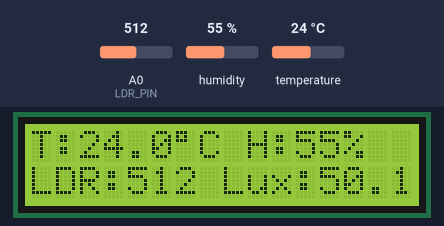
The sketch below on a simulated Arduino Uno, built with avr-gcc and run on an emulated ATmega328P. Parts: 16×2 character LCD. The inputs (shaded band) are chosen by the test bench; at power-on: humidity 55 %, A0 (LDR_PIN) = 512, temperature 24 °C. What the sketch prints to the serial monitor is not drawn.

Above: at 2.7 s.
2.8 s: humidity set to 22 %
At 4.6 s:
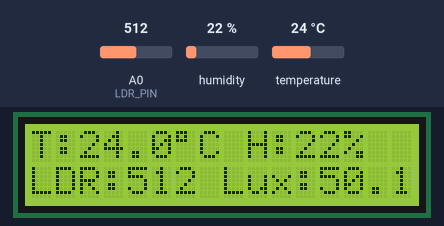
5.5 s: A0 (LDR_PIN) set to 716
At 7.2 s:
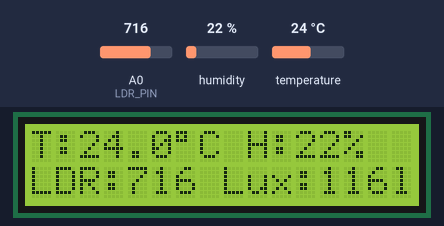
8.2 s: temperature set to 12 °C
At 11.1 s:
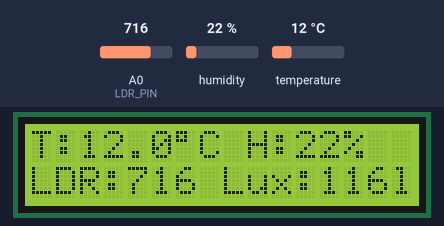
11.4 s: A0 (LDR_PIN) set to 900
At 12.5 s:
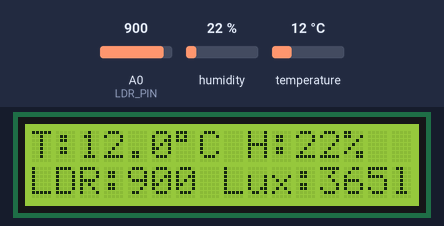
14.1 s: humidity set to 40 %
At 16.5 s:
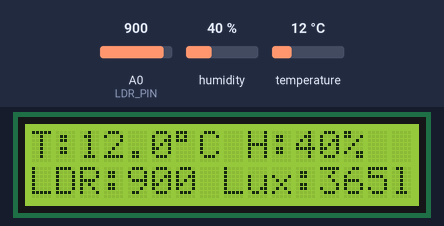
17.6 s: A0 (LDR_PIN) set to 1023
At 19.1 s:
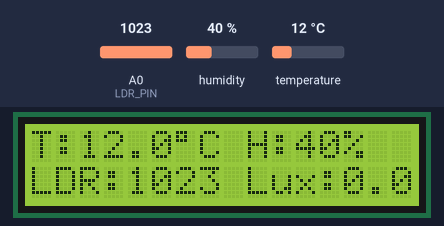
Timing chart, 0 to 20.6 s (numbered marks = the images above; inputs shaded):
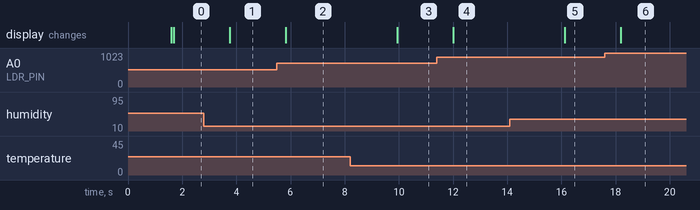

The sketch:

arduino.ino
```cpp
#include <Wire.h>
#include <LiquidCrystal_I2C.h>
#include <DHT.h>

#define DHTPIN 2
#define DHTTYPE DHT11
#define LDR_PIN A0

// Alamat default modul I2C biasanya 0x27 (atau 0x3F untuk beberapa modul)
LiquidCrystal_I2C lcd(0x27, 16, 2);
DHT dht(DHTPIN, DHTTYPE);

void setup() {
  Serial.begin(9600);
  dht.begin();

  // Inisialisasi LCD
  lcd.init();
  lcd.backlight();
  lcd.setCursor(0, 0);
  lcd.print("IoT Monitor Init");
  lcd.setCursor(0, 1);
  lcd.print("Loading sensor..");
  delay(1500);
  lcd.clear();

  Serial.println("Monitoring dimulai...");
  Serial.println("Suhu | Kelembapan | LDR | Cahaya");
}

// Konstanta konversi Lux sesuai dokumen rencana (R_FIXED = 10k ohm)
const float VCC = 5.0;
const float R_FIXED = 10000.0;
const float LUX_A = 500000.0;
const float LUX_B = 1.0;

void loop() {
  float suhu = dht.readTemperature();
  float kelembapan = dht.readHumidity();
  int nilaiLDR = analogRead(LDR_PIN);

  // Perhitungan persen cahaya untuk kompatibilitas serial
  int persenCahaya = map(nilaiLDR, 0, 1023, 0, 100);
  persenCahaya = constrain(persenCahaya, 0, 100);

  // Perhitungan Estimasi Lux (Vout -> R_LDR -> Lux = A * R_LDR^-B)
  float luxEstimate = 0.0;
  if (nilaiLDR > 0) {
    float vout = (float)nilaiLDR * VCC / 1023.0;
    if (vout > 0.001) {
      float r_ldr = R_FIXED * ((VCC - vout) / vout);
      if (r_ldr > 0.0) {
        luxEstimate = LUX_A * pow(r_ldr, -LUX_B);
      }
    }
  }

  if (isnan(suhu) || isnan(kelembapan)) {
    Serial.println("Gagal membaca DHT11");
    lcd.setCursor(0, 0);
    lcd.print("DHT11 Error!    ");
    lcd.setCursor(0, 1);
    lcd.print("Periksa Kabel   ");
  } else {
    // 1. Kirim data ke Python Web Dashboard (Format Serial tetap)
    Serial.print("Suhu: ");
    Serial.print(suhu);
    Serial.print(" C | ");

    Serial.print("Kelembapan: ");
    Serial.print(kelembapan);
    Serial.print(" % | ");

    Serial.print("LDR: ");
    Serial.print(nilaiLDR);
    Serial.print(" | ");

    Serial.print("Cahaya: ");
    Serial.print(persenCahaya);
    Serial.println(" %");

    // 2. Tampilkan di LCD 1602 (16 kolom x 2 baris)
    // Baris 1: "T:29.2°C H:63% "
    lcd.setCursor(0, 0);
    lcd.print("T:");
    lcd.print(suhu, 1);
    lcd.print((char)223); // Simbol derajat °
    lcd.print("C H:");
    lcd.print((int)kelembapan);
    lcd.print("%   ");

    // Baris 2: "LDR:54 Lux:2.9lx" (Menggunakan rumus estimasi Lux)
    lcd.setCursor(0, 1);
    lcd.print("LDR:");
    lcd.print(nilaiLDR);
    lcd.print(" Lux:");
    if (luxEstimate >= 100.0) {
      lcd.print((int)luxEstimate);
    } else {
      lcd.print(luxEstimate, 1);
    }
    lcd.print("lx   ");
  }

  delay(2000);
}
```

Measured:
- after the input at 2.8 s, the display: changes after 0.95 s (image 1)
- after the input at 5.5 s, the display: changes after 0.32 s (image 2)
- after the input at 8.2 s, the display: changes after 1.7 s (image 3)
- after the input at 11.4 s, the display: changes after 0.60 s (image 4)
- after the input at 14.1 s, the display: changes after 2.0 s (image 5)
- after the input at 17.6 s, the display: changes after 0.58 s (image 6)
